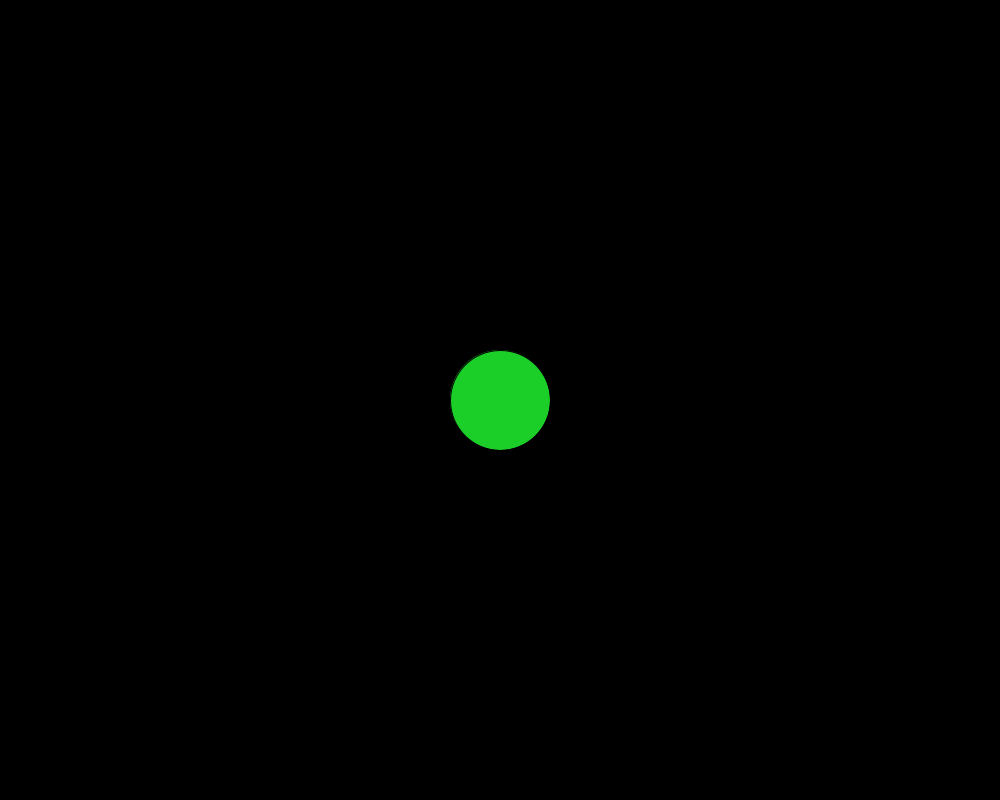
Frame 1 (no input)
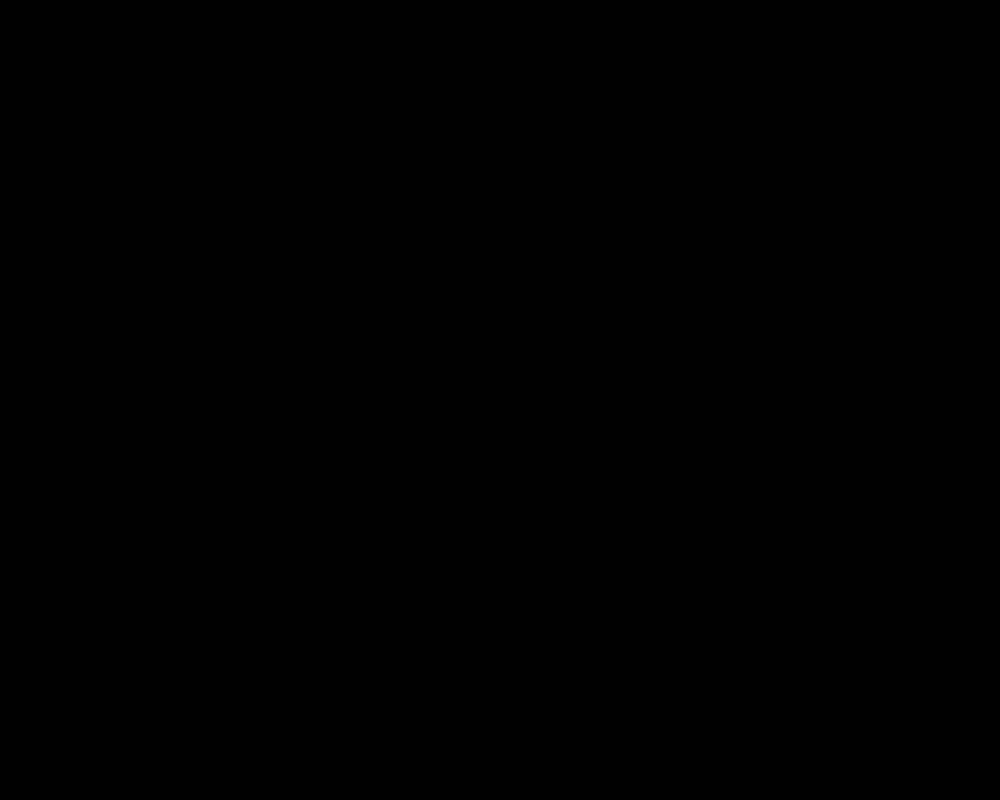
Frame 60 (the mouse pressed at the canvas centre just before this capture)
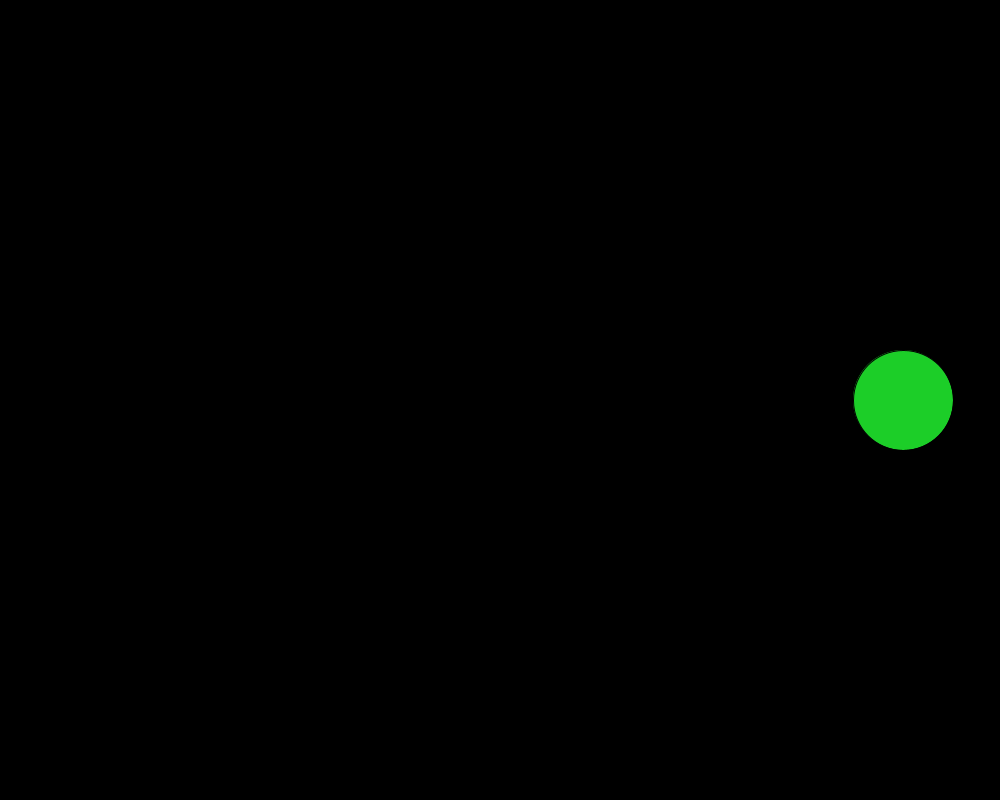
Frame 120 (the mouse held since frame 60 and released just before this capture)

The Processing sketch that drew these frames (run headless with seeded random() and noise(); from frame 60 on, the mouse is pressed at the canvas centre):

// Processing sketch: Vectores
// ── Vectores.pde
Bola b;

void setup(){
  size(1000, 800);
  b=new Bola();
}

void draw(){
  background(0);
  
  b.display();
  b.mover();
  b.limites();
  b.acelerar();
}


// ── bOLA.pde
class Bola{
 PVector pos;
 PVector mov;
 PVector acc;
 PVector viento;
 int tamanio;
 
 Bola(){
   pos=new PVector(width/2, height/2);
   mov=new PVector(10,0);
   acc=new PVector(0,0);
   viento=new PVector(1,0);
   
   tamanio=100;
 }
 
 void display(){
   fill(28, 206, 40);
   ellipse(pos.x, pos.y, tamanio, tamanio);
 }
 
 void mover(){
   pos.add(mov);
   mov.limit(10);
 }
 
 void acelerar(){
   mov.add(acc);
   if(mousePressed){
     acc.add(viento);
   }else if(acc.x>0){
     acc.sub(viento);
   }else{
     acc.x=0;
   }
 }
 
 void limites(){
   if(pos.x>width+tamanio){
     pos.x=-tamanio;
   }
   if(pos.x<0-tamanio){
     pos.x=width+tamanio;
   }
 }
 
}
